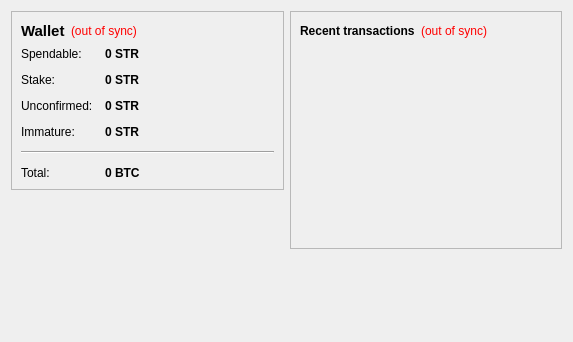
<?xml version="1.0" encoding="UTF-8"?>
<ui version="4.0">
 <class>OverviewPage</class>
 <widget class="QWidget" name="OverviewPage">
  <property name="geometry">
   <rect>
    <x>0</x>
    <y>0</y>
    <width>573</width>
    <height>342</height>
   </rect>
  </property>
  <property name="windowTitle">
   <string>Form</string>
  </property>
  <layout class="QHBoxLayout" name="horizontalLayout" stretch="1,1">
   <item>
    <layout class="QVBoxLayout" name="verticalLayout_2">
     <item>
      <widget class="QFrame" name="frame">
       <property name="frameShape">
        <enum>QFrame::StyledPanel</enum>
       </property>
       <property name="frameShadow">
        <enum>QFrame::Raised</enum>
       </property>
       <layout class="QVBoxLayout" name="verticalLayout_4">
        <item>
         <layout class="QHBoxLayout" name="horizontalLayout_4">
          <item>
           <widget class="QLabel" name="label_5">
            <property name="font">
             <font>
              <pointsize>11</pointsize>
              <weight>75</weight>
              <bold>true</bold>
             </font>
            </property>
            <property name="text">
             <string>Wallet</string>
            </property>
           </widget>
          </item>
          <item>
           <widget class="QLabel" name="labelWalletStatus">
            <property name="toolTip">
             <string>The displayed information may be out of date. Your wallet automatically synchronizes with the Starr network after a connection is established, but this process has not completed yet.</string>
            </property>
            <property name="styleSheet">
             <string notr="true">QLabel { color: red; }</string>
            </property>
            <property name="text">
             <string notr="true">(out of sync)</string>
            </property>
            <property name="alignment">
             <set>Qt::AlignLeading|Qt::AlignLeft|Qt::AlignVCenter</set>
            </property>
           </widget>
          </item>
          <item>
           <spacer name="horizontalSpacer_2">
            <property name="orientation">
             <enum>Qt::Horizontal</enum>
            </property>
            <property name="sizeHint" stdset="0">
             <size>
              <width>40</width>
              <height>20</height>
             </size>
            </property>
           </spacer>
          </item>
         </layout>
        </item>
        <item>
         <layout class="QFormLayout" name="formLayout_2">
          <property name="fieldGrowthPolicy">
           <enum>QFormLayout::AllNonFixedFieldsGrow</enum>
          </property>
          <property name="horizontalSpacing">
           <number>12</number>
          </property>
          <property name="verticalSpacing">
           <number>12</number>
          </property>
          <item row="0" column="0">
           <widget class="QLabel" name="label">
            <property name="text">
             <string>Spendable:</string>
            </property>
           </widget>
          </item>
          <item row="0" column="1">
           <widget class="QLabel" name="labelBalance">
            <property name="font">
             <font>
              <weight>75</weight>
              <bold>true</bold>
             </font>
            </property>
            <property name="cursor">
             <cursorShape>IBeamCursor</cursorShape>
            </property>
            <property name="toolTip">
             <string>Your current spendable balance</string>
            </property>
            <property name="text">
             <string notr="true">0 STR</string>
            </property>
            <property name="textInteractionFlags">
             <set>Qt::LinksAccessibleByMouse|Qt::TextSelectableByKeyboard|Qt::TextSelectableByMouse</set>
            </property>
           </widget>
          </item>
          <item row="1" column="0">
           <widget class="QLabel" name="label_6">
            <property name="text">
             <string>Stake:</string>
            </property>
           </widget>
          </item>
          <item row="1" column="1">
           <widget class="QLabel" name="labelStake">
            <property name="font">
             <font>
              <weight>75</weight>
              <bold>true</bold>
             </font>
            </property>
            <property name="cursor">
             <cursorShape>IBeamCursor</cursorShape>
            </property>
            <property name="toolTip">
             <string>Total of coins that was staked, and do not yet count toward the current balance</string>
            </property>
            <property name="text">
             <string notr="true">0 STR</string>
            </property>
            <property name="textInteractionFlags">
             <set>Qt::LinksAccessibleByMouse|Qt::TextSelectableByKeyboard|Qt::TextSelectableByMouse</set>
            </property>
           </widget>
          </item>
          <item row="2" column="0">
           <widget class="QLabel" name="label_3">
            <property name="text">
             <string>Unconfirmed:</string>
            </property>
           </widget>
          </item>
          <item row="2" column="1">
           <widget class="QLabel" name="labelUnconfirmed">
            <property name="font">
             <font>
              <weight>75</weight>
              <bold>true</bold>
             </font>
            </property>
            <property name="cursor">
             <cursorShape>IBeamCursor</cursorShape>
            </property>
            <property name="toolTip">
             <string>Total of transactions that have yet to be confirmed, and do not yet count toward the current balance</string>
            </property>
            <property name="text">
             <string notr="true">0 STR</string>
            </property>
            <property name="textInteractionFlags">
             <set>Qt::LinksAccessibleByMouse|Qt::TextSelectableByKeyboard|Qt::TextSelectableByMouse</set>
            </property>
           </widget>
          </item>
          <item row="3" column="0">
           <widget class="QLabel" name="labelImmatureText">
            <property name="text">
             <string>Immature:</string>
            </property>
           </widget>
          </item>
          <item row="3" column="1">
           <widget class="QLabel" name="labelImmature">
            <property name="font">
             <font>
              <weight>75</weight>
              <bold>true</bold>
             </font>
            </property>
            <property name="toolTip">
             <string>Mined balance that has not yet matured</string>
            </property>
            <property name="text">
             <string notr="true">0 STR</string>
            </property>
            <property name="textInteractionFlags">
             <set>Qt::LinksAccessibleByMouse|Qt::TextSelectableByKeyboard|Qt::TextSelectableByMouse</set>
            </property>
           </widget>
          </item>
          <item row="4" column="0" colspan="2">
           <widget class="Line" name="line">
            <property name="orientation">
             <enum>Qt::Horizontal</enum>
            </property>
           </widget>
          </item>
          <item row="5" column="0">
           <widget class="QLabel" name="labelTotalText">
            <property name="text">
             <string>Total:</string>
            </property>
           </widget>
          </item>
          <item row="5" column="1">
           <widget class="QLabel" name="labelTotal">
            <property name="font">
             <font>
              <weight>75</weight>
              <bold>true</bold>
             </font>
            </property>
            <property name="cursor">
             <cursorShape>IBeamCursor</cursorShape>
            </property>
            <property name="toolTip">
             <string>Your current total balance</string>
            </property>
            <property name="text">
             <string notr="true">0 BTC</string>
            </property>
            <property name="textInteractionFlags">
             <set>Qt::LinksAccessibleByMouse|Qt::TextSelectableByKeyboard|Qt::TextSelectableByMouse</set>
            </property>
           </widget>
          </item>
         </layout>
        </item>
       </layout>
      </widget>
     </item>
     <item>
      <spacer name="verticalSpacer">
       <property name="orientation">
        <enum>Qt::Vertical</enum>
       </property>
       <property name="sizeHint" stdset="0">
        <size>
         <width>20</width>
         <height>40</height>
        </size>
       </property>
      </spacer>
     </item>
    </layout>
   </item>
   <item>
    <layout class="QVBoxLayout" name="verticalLayout_3">
     <item>
      <widget class="QFrame" name="frame_2">
       <property name="frameShape">
        <enum>QFrame::StyledPanel</enum>
       </property>
       <property name="frameShadow">
        <enum>QFrame::Raised</enum>
       </property>
       <layout class="QVBoxLayout" name="verticalLayout">
        <item>
         <layout class="QHBoxLayout" name="horizontalLayout_2">
          <item>
           <widget class="QLabel" name="label_4">
            <property name="text">
             <string>&lt;b&gt;Recent transactions&lt;/b&gt;</string>
            </property>
           </widget>
          </item>
          <item>
           <widget class="QLabel" name="labelTransactionsStatus">
            <property name="toolTip">
             <string>The displayed information may be out of date. Your wallet automatically synchronizes with the Starr network after a connection is established, but this process has not completed yet.</string>
            </property>
            <property name="styleSheet">
             <string notr="true">QLabel { color: red; }</string>
            </property>
            <property name="text">
             <string notr="true">(out of sync)</string>
            </property>
            <property name="alignment">
             <set>Qt::AlignRight|Qt::AlignTrailing|Qt::AlignVCenter</set>
            </property>
           </widget>
          </item>
          <item>
           <spacer name="horizontalSpacer">
            <property name="orientation">
             <enum>Qt::Horizontal</enum>
            </property>
            <property name="sizeHint" stdset="0">
             <size>
              <width>40</width>
              <height>20</height>
             </size>
            </property>
           </spacer>
          </item>
         </layout>
        </item>
        <item>
         <widget class="QListView" name="listTransactions">
          <property name="styleSheet">
           <string notr="true">QListView { background: transparent; }</string>
          </property>
          <property name="frameShape">
           <enum>QFrame::NoFrame</enum>
          </property>
          <property name="verticalScrollBarPolicy">
           <enum>Qt::ScrollBarAlwaysOff</enum>
          </property>
          <property name="horizontalScrollBarPolicy">
           <enum>Qt::ScrollBarAlwaysOff</enum>
          </property>
          <property name="selectionMode">
           <enum>QAbstractItemView::NoSelection</enum>
          </property>
         </widget>
        </item>
       </layout>
      </widget>
     </item>
     <item>
      <spacer name="verticalSpacer_2">
       <property name="orientation">
        <enum>Qt::Vertical</enum>
       </property>
       <property name="sizeHint" stdset="0">
        <size>
         <width>20</width>
         <height>40</height>
        </size>
       </property>
      </spacer>
     </item>
    </layout>
   </item>
  </layout>
 </widget>
 <resources/>
 <connections/>
</ui>
